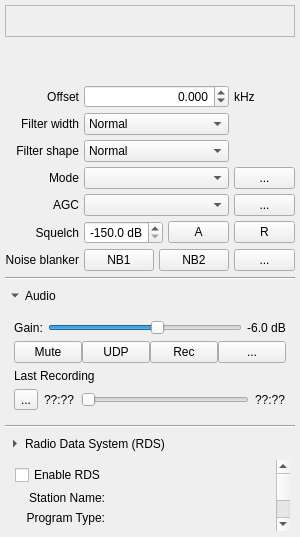
<?xml version="1.0" encoding="UTF-8"?>
<ui version="4.0">
 <class>VfoOpt</class>
 <widget class="QWidget" name="VfoOpt">
  <property name="geometry">
   <rect>
    <x>0</x>
    <y>0</y>
    <width>300</width>
    <height>537</height>
   </rect>
  </property>
  <property name="sizePolicy">
   <sizepolicy hsizetype="Preferred" vsizetype="Fixed">
    <horstretch>0</horstretch>
    <verstretch>0</verstretch>
   </sizepolicy>
  </property>
  <property name="minimumSize">
   <size>
    <width>300</width>
    <height>0</height>
   </size>
  </property>
  <property name="maximumSize">
   <size>
    <width>524287</width>
    <height>524287</height>
   </size>
  </property>
  <property name="windowTitle">
   <string>Receiver Options</string>
  </property>
  <property name="windowIcon">
   <iconset resource="../../resources/icons.qrc">
    <normaloff>:/icons/icons/signal.svg</normaloff>:/icons/icons/signal.svg</iconset>
  </property>
  <layout class="QVBoxLayout" name="verticalLayout">
   <property name="leftMargin">
    <number>5</number>
   </property>
   <property name="topMargin">
    <number>5</number>
   </property>
   <property name="rightMargin">
    <number>5</number>
   </property>
   <property name="bottomMargin">
    <number>5</number>
   </property>
   <item>
    <widget class="QWidget" name="verticalLayout2" native="true">
     <property name="sizePolicy">
      <sizepolicy hsizetype="Preferred" vsizetype="Minimum">
       <horstretch>0</horstretch>
       <verstretch>0</verstretch>
      </sizepolicy>
     </property>
     <property name="minimumSize">
      <size>
       <width>0</width>
       <height>64</height>
      </size>
     </property>
     <layout class="QVBoxLayout" name="verticalLayout_2">
      <property name="spacing">
       <number>0</number>
      </property>
      <property name="leftMargin">
       <number>0</number>
      </property>
      <property name="topMargin">
       <number>0</number>
      </property>
      <property name="rightMargin">
       <number>0</number>
      </property>
      <property name="bottomMargin">
       <number>0</number>
      </property>
      <item>
       <widget class="CFreqCtrl" name="filterFreq">
        <property name="sizePolicy">
         <sizepolicy hsizetype="MinimumExpanding" vsizetype="Fixed">
          <horstretch>0</horstretch>
          <verstretch>0</verstretch>
         </sizepolicy>
        </property>
        <property name="minimumSize">
         <size>
          <width>0</width>
          <height>32</height>
         </size>
        </property>
        <property name="toolTip">
         <string>&lt;html&gt;&lt;head/&gt;&lt;body&gt;&lt;p&gt;Channel filter offset.&lt;br/&gt;
This is an offset from the hardware RF frequency.&lt;/p&gt;&lt;/body&gt;&lt;/html&gt;</string>
        </property>
        <property name="frameShape">
         <enum>QFrame::StyledPanel</enum>
        </property>
        <property name="frameShadow">
         <enum>QFrame::Raised</enum>
        </property>
       </widget>
      </item>
      <item>
       <widget class="CMeter" name="meter">
        <property name="sizePolicy">
         <sizepolicy hsizetype="Preferred" vsizetype="Fixed">
          <horstretch>0</horstretch>
          <verstretch>0</verstretch>
         </sizepolicy>
        </property>
        <property name="minimumSize">
         <size>
          <width>0</width>
          <height>32</height>
         </size>
        </property>
       </widget>
      </item>
     </layout>
    </widget>
   </item>
   <item>
    <layout class="QGridLayout" name="gridLayout">
     <property name="topMargin">
      <number>10</number>
     </property>
     <property name="spacing">
      <number>5</number>
     </property>
     <item row="5" column="2">
      <widget class="QPushButton" name="resetSquelchButton">
       <property name="sizePolicy">
        <sizepolicy hsizetype="Minimum" vsizetype="Fixed">
         <horstretch>0</horstretch>
         <verstretch>0</verstretch>
        </sizepolicy>
       </property>
       <property name="minimumSize">
        <size>
         <width>20</width>
         <height>0</height>
        </size>
       </property>
       <property name="toolTip">
        <string>Reset squelch to its default value</string>
       </property>
       <property name="accessibleName">
        <string>Auto squelch</string>
       </property>
       <property name="text">
        <string>R</string>
       </property>
       <property name="iconSize">
        <size>
         <width>16</width>
         <height>16</height>
        </size>
       </property>
      </widget>
     </item>
     <item row="5" column="1">
      <layout class="QHBoxLayout" name="horizontalLayout_4">
       <item>
        <widget class="QDoubleSpinBox" name="sqlSpinBox">
         <property name="sizePolicy">
          <sizepolicy hsizetype="MinimumExpanding" vsizetype="Fixed">
           <horstretch>0</horstretch>
           <verstretch>0</verstretch>
          </sizepolicy>
         </property>
         <property name="toolTip">
          <string>Squelch level in dB below full scale</string>
         </property>
         <property name="accessibleName">
          <string>Squelch</string>
         </property>
         <property name="alignment">
          <set>Qt::AlignRight|Qt::AlignTrailing|Qt::AlignVCenter</set>
         </property>
         <property name="accelerated">
          <bool>true</bool>
         </property>
         <property name="suffix">
          <string> dB</string>
         </property>
         <property name="decimals">
          <number>1</number>
         </property>
         <property name="minimum">
          <double>-150.000000000000000</double>
         </property>
         <property name="maximum">
          <double>0.000000000000000</double>
         </property>
         <property name="singleStep">
          <double>1.000000000000000</double>
         </property>
         <property name="value">
          <double>-150.000000000000000</double>
         </property>
        </widget>
       </item>
       <item>
        <widget class="QPushButton" name="autoSquelchButton">
         <property name="sizePolicy">
          <sizepolicy hsizetype="Minimum" vsizetype="Fixed">
           <horstretch>0</horstretch>
           <verstretch>0</verstretch>
          </sizepolicy>
         </property>
         <property name="minimumSize">
          <size>
           <width>40</width>
           <height>0</height>
          </size>
         </property>
         <property name="toolTip">
          <string>Set squelch to the current signal or noise level</string>
         </property>
         <property name="accessibleName">
          <string>Auto squelch</string>
         </property>
         <property name="text">
          <string>A</string>
         </property>
         <property name="iconSize">
          <size>
           <width>16</width>
           <height>16</height>
          </size>
         </property>
        </widget>
       </item>
      </layout>
     </item>
     <item row="6" column="2">
      <widget class="QPushButton" name="nbOptButton">
       <property name="sizePolicy">
        <sizepolicy hsizetype="Minimum" vsizetype="Fixed">
         <horstretch>0</horstretch>
         <verstretch>0</verstretch>
        </sizepolicy>
       </property>
       <property name="minimumSize">
        <size>
         <width>20</width>
         <height>0</height>
        </size>
       </property>
       <property name="toolTip">
        <string>Noise blanker options</string>
       </property>
       <property name="whatsThis">
        <string>Noise blanker options</string>
       </property>
       <property name="accessibleName">
        <string>Noise blanker options</string>
       </property>
       <property name="text">
        <string>...</string>
       </property>
      </widget>
     </item>
     <item row="4" column="1">
      <widget class="QComboBox" name="agcPresetCombo">
       <property name="enabled">
        <bool>true</bool>
       </property>
       <property name="sizePolicy">
        <sizepolicy hsizetype="MinimumExpanding" vsizetype="Preferred">
         <horstretch>0</horstretch>
         <verstretch>0</verstretch>
        </sizepolicy>
       </property>
       <property name="toolTip">
        <string>AGC presets</string>
       </property>
       <property name="accessibleName">
        <string>AGC</string>
       </property>
       <property name="currentIndex">
        <number>-1</number>
       </property>
      </widget>
     </item>
     <item row="4" column="2">
      <widget class="QPushButton" name="agcButton">
       <property name="sizePolicy">
        <sizepolicy hsizetype="Minimum" vsizetype="Fixed">
         <horstretch>0</horstretch>
         <verstretch>0</verstretch>
        </sizepolicy>
       </property>
       <property name="minimumSize">
        <size>
         <width>20</width>
         <height>0</height>
        </size>
       </property>
       <property name="toolTip">
        <string>AGC options</string>
       </property>
       <property name="accessibleName">
        <string>AGC options</string>
       </property>
       <property name="text">
        <string>...</string>
       </property>
       <property name="iconSize">
        <size>
         <width>16</width>
         <height>16</height>
        </size>
       </property>
       <property name="checked">
        <bool>false</bool>
       </property>
      </widget>
     </item>
     <item row="1" column="0">
      <widget class="QLabel" name="filterLabel">
       <property name="sizePolicy">
        <sizepolicy hsizetype="Preferred" vsizetype="Preferred">
         <horstretch>0</horstretch>
         <verstretch>0</verstretch>
        </sizepolicy>
       </property>
       <property name="text">
        <string>Filter width</string>
       </property>
       <property name="alignment">
        <set>Qt::AlignRight|Qt::AlignTrailing|Qt::AlignVCenter</set>
       </property>
      </widget>
     </item>
     <item row="1" column="1">
      <widget class="QComboBox" name="filterCombo">
       <property name="enabled">
        <bool>true</bool>
       </property>
       <property name="sizePolicy">
        <sizepolicy hsizetype="MinimumExpanding" vsizetype="Fixed">
         <horstretch>0</horstretch>
         <verstretch>0</verstretch>
        </sizepolicy>
       </property>
       <property name="toolTip">
        <string>Apply mode dependent filter preset</string>
       </property>
       <property name="accessibleName">
        <string>Filter width</string>
       </property>
       <property name="currentIndex">
        <number>1</number>
       </property>
       <item>
        <property name="text">
         <string>Wide</string>
        </property>
       </item>
       <item>
        <property name="text">
         <string>Normal</string>
        </property>
       </item>
       <item>
        <property name="text">
         <string>Narrow</string>
        </property>
       </item>
       <item>
        <property name="text">
         <string>User</string>
        </property>
       </item>
      </widget>
     </item>
     <item row="5" column="0">
      <widget class="QLabel" name="sqlLabel">
       <property name="sizePolicy">
        <sizepolicy hsizetype="Preferred" vsizetype="Preferred">
         <horstretch>0</horstretch>
         <verstretch>0</verstretch>
        </sizepolicy>
       </property>
       <property name="toolTip">
        <string>Squelch level in dB below full scale</string>
       </property>
       <property name="text">
        <string>Squelch</string>
       </property>
       <property name="alignment">
        <set>Qt::AlignRight|Qt::AlignTrailing|Qt::AlignVCenter</set>
       </property>
      </widget>
     </item>
     <item row="2" column="1">
      <widget class="QComboBox" name="filterShapeCombo">
       <property name="sizePolicy">
        <sizepolicy hsizetype="MinimumExpanding" vsizetype="Fixed">
         <horstretch>0</horstretch>
         <verstretch>0</verstretch>
        </sizepolicy>
       </property>
       <property name="toolTip">
        <string>Select the filter shape</string>
       </property>
       <property name="accessibleName">
        <string>Filter shape</string>
       </property>
       <property name="currentIndex">
        <number>1</number>
       </property>
       <item>
        <property name="text">
         <string>Soft</string>
        </property>
       </item>
       <item>
        <property name="text">
         <string>Normal</string>
        </property>
       </item>
       <item>
        <property name="text">
         <string>Sharp</string>
        </property>
       </item>
      </widget>
     </item>
     <item row="3" column="2">
      <widget class="QPushButton" name="modeButton">
       <property name="sizePolicy">
        <sizepolicy hsizetype="Minimum" vsizetype="Fixed">
         <horstretch>0</horstretch>
         <verstretch>0</verstretch>
        </sizepolicy>
       </property>
       <property name="minimumSize">
        <size>
         <width>20</width>
         <height>0</height>
        </size>
       </property>
       <property name="toolTip">
        <string>Demodulator options</string>
       </property>
       <property name="accessibleName">
        <string>Mode options</string>
       </property>
       <property name="text">
        <string>...</string>
       </property>
       <property name="iconSize">
        <size>
         <width>16</width>
         <height>16</height>
        </size>
       </property>
       <property name="checked">
        <bool>false</bool>
       </property>
      </widget>
     </item>
     <item row="0" column="1">
      <widget class="QDoubleSpinBox" name="freqSpinBox">
       <property name="toolTip">
        <string>Receiver frequency</string>
       </property>
       <property name="accessibleName">
        <string>Frequency</string>
       </property>
       <property name="alignment">
        <set>Qt::AlignRight|Qt::AlignTrailing|Qt::AlignVCenter</set>
       </property>
       <property name="decimals">
        <number>3</number>
       </property>
       <property name="minimum">
        <double>-999999.000000000000000</double>
       </property>
       <property name="maximum">
        <double>999999.000000000000000</double>
       </property>
       <property name="value">
        <double>0.000000000000000</double>
       </property>
      </widget>
     </item>
     <item row="3" column="0">
      <widget class="QLabel" name="demodLabel">
       <property name="sizePolicy">
        <sizepolicy hsizetype="Preferred" vsizetype="Preferred">
         <horstretch>0</horstretch>
         <verstretch>0</verstretch>
        </sizepolicy>
       </property>
       <property name="text">
        <string>Mode</string>
       </property>
       <property name="alignment">
        <set>Qt::AlignRight|Qt::AlignTrailing|Qt::AlignVCenter</set>
       </property>
       <property name="margin">
        <number>0</number>
       </property>
       <property name="indent">
        <number>-1</number>
       </property>
      </widget>
     </item>
     <item row="0" column="2">
      <widget class="QLabel" name="label_3">
       <property name="text">
        <string>kHz</string>
       </property>
      </widget>
     </item>
     <item row="2" column="0">
      <widget class="QLabel" name="filterShapeLabel">
       <property name="sizePolicy">
        <sizepolicy hsizetype="Preferred" vsizetype="Preferred">
         <horstretch>0</horstretch>
         <verstretch>0</verstretch>
        </sizepolicy>
       </property>
       <property name="text">
        <string>Filter shape</string>
       </property>
       <property name="alignment">
        <set>Qt::AlignRight|Qt::AlignTrailing|Qt::AlignVCenter</set>
       </property>
      </widget>
     </item>
     <item row="6" column="1">
      <layout class="QHBoxLayout" name="horizontalLayout">
       <property name="spacing">
        <number>5</number>
       </property>
       <item>
        <widget class="QPushButton" name="nb1Button">
         <property name="enabled">
          <bool>true</bool>
         </property>
         <property name="sizePolicy">
          <sizepolicy hsizetype="MinimumExpanding" vsizetype="Preferred">
           <horstretch>0</horstretch>
           <verstretch>0</verstretch>
          </sizepolicy>
         </property>
         <property name="minimumSize">
          <size>
           <width>40</width>
           <height>0</height>
          </size>
         </property>
         <property name="toolTip">
          <string>Noise blanker for static type noise</string>
         </property>
         <property name="whatsThis">
          <string/>
         </property>
         <property name="accessibleName">
          <string>Noise blanker 1</string>
         </property>
         <property name="text">
          <string>NB1</string>
         </property>
         <property name="checkable">
          <bool>true</bool>
         </property>
        </widget>
       </item>
       <item>
        <widget class="QPushButton" name="nb2Button">
         <property name="enabled">
          <bool>true</bool>
         </property>
         <property name="sizePolicy">
          <sizepolicy hsizetype="MinimumExpanding" vsizetype="Preferred">
           <horstretch>0</horstretch>
           <verstretch>0</verstretch>
          </sizepolicy>
         </property>
         <property name="minimumSize">
          <size>
           <width>40</width>
           <height>0</height>
          </size>
         </property>
         <property name="toolTip">
          <string>Noise blanker for pulse type noise</string>
         </property>
         <property name="whatsThis">
          <string/>
         </property>
         <property name="accessibleName">
          <string>Noise blanker 2</string>
         </property>
         <property name="text">
          <string>NB2</string>
         </property>
         <property name="checkable">
          <bool>true</bool>
         </property>
        </widget>
       </item>
      </layout>
     </item>
     <item row="4" column="0">
      <widget class="QLabel" name="agcLabel">
       <property name="sizePolicy">
        <sizepolicy hsizetype="Preferred" vsizetype="Preferred">
         <horstretch>0</horstretch>
         <verstretch>0</verstretch>
        </sizepolicy>
       </property>
       <property name="text">
        <string>AGC</string>
       </property>
       <property name="alignment">
        <set>Qt::AlignRight|Qt::AlignTrailing|Qt::AlignVCenter</set>
       </property>
      </widget>
     </item>
     <item row="3" column="1">
      <widget class="QComboBox" name="modeSelector">
       <property name="sizePolicy">
        <sizepolicy hsizetype="MinimumExpanding" vsizetype="Preferred">
         <horstretch>0</horstretch>
         <verstretch>0</verstretch>
        </sizepolicy>
       </property>
       <property name="toolTip">
        <string>Demodulator type (mode)</string>
       </property>
       <property name="statusTip">
        <string>Demodulator type (mode)</string>
       </property>
       <property name="accessibleName">
        <string>Mode</string>
       </property>
       <property name="currentIndex">
        <number>-1</number>
       </property>
       <property name="maxVisibleItems">
        <number>30</number>
       </property>
      </widget>
     </item>
     <item row="6" column="0">
      <widget class="QLabel" name="label">
       <property name="sizePolicy">
        <sizepolicy hsizetype="Preferred" vsizetype="Preferred">
         <horstretch>0</horstretch>
         <verstretch>0</verstretch>
        </sizepolicy>
       </property>
       <property name="toolTip">
        <string>Noise blanker settings</string>
       </property>
       <property name="text">
        <string>Noise blanker</string>
       </property>
       <property name="alignment">
        <set>Qt::AlignRight|Qt::AlignTrailing|Qt::AlignVCenter</set>
       </property>
      </widget>
     </item>
     <item row="0" column="0">
      <widget class="QLabel" name="label_2">
       <property name="text">
        <string>Offset</string>
       </property>
       <property name="alignment">
        <set>Qt::AlignRight|Qt::AlignTrailing|Qt::AlignVCenter</set>
       </property>
      </widget>
     </item>
    </layout>
   </item>
   <item>
    <widget class="Line" name="line">
     <property name="orientation">
      <enum>Qt::Horizontal</enum>
     </property>
    </widget>
   </item>
   <item>
    <widget class="QToolButton" name="expandAudioButton">
     <property name="sizePolicy">
      <sizepolicy hsizetype="Expanding" vsizetype="Fixed">
       <horstretch>0</horstretch>
       <verstretch>0</verstretch>
      </sizepolicy>
     </property>
     <property name="styleSheet">
      <string notr="true">border: none</string>
     </property>
     <property name="text">
      <string>Audio</string>
     </property>
     <property name="checkable">
      <bool>true</bool>
     </property>
     <property name="checked">
      <bool>true</bool>
     </property>
     <property name="toolButtonStyle">
      <enum>Qt::ToolButtonTextBesideIcon</enum>
     </property>
     <property name="arrowType">
      <enum>Qt::DownArrow</enum>
     </property>
    </widget>
   </item>
   <item>
    <widget class="QWidget" name="audioSection" native="true">
     <layout class="QVBoxLayout" name="audioLayout">
      <item>
       <layout class="QHBoxLayout" name="horizontalLayout3">
        <property name="spacing">
         <number>5</number>
        </property>
        <item>
         <widget class="QLabel" name="audioGainLabel">
          <property name="sizePolicy">
           <sizepolicy hsizetype="Preferred" vsizetype="Preferred">
            <horstretch>0</horstretch>
            <verstretch>0</verstretch>
           </sizepolicy>
          </property>
          <property name="text">
           <string>Gain:</string>
          </property>
          <property name="alignment">
           <set>Qt::AlignCenter</set>
          </property>
         </widget>
        </item>
        <item>
         <widget class="QSlider" name="audioGainSlider">
          <property name="sizePolicy">
           <sizepolicy hsizetype="MinimumExpanding" vsizetype="Preferred">
            <horstretch>0</horstretch>
            <verstretch>0</verstretch>
           </sizepolicy>
          </property>
          <property name="minimumSize">
           <size>
            <width>0</width>
            <height>0</height>
           </size>
          </property>
          <property name="toolTip">
           <string>Audio gain</string>
          </property>
          <property name="statusTip">
           <string>Audio gain</string>
          </property>
          <property name="minimum">
           <number>-800</number>
          </property>
          <property name="maximum">
           <number>500</number>
          </property>
          <property name="value">
           <number>-60</number>
          </property>
          <property name="orientation">
           <enum>Qt::Horizontal</enum>
          </property>
         </widget>
        </item>
        <item>
         <widget class="QLabel" name="audioGainDbLabel">
          <property name="sizePolicy">
           <sizepolicy hsizetype="Preferred" vsizetype="Preferred">
            <horstretch>0</horstretch>
            <verstretch>0</verstretch>
           </sizepolicy>
          </property>
          <property name="text">
           <string>-6.0 dB</string>
          </property>
          <property name="alignment">
           <set>Qt::AlignCenter</set>
          </property>
          <property name="margin">
           <number>0</number>
          </property>
          <property name="indent">
           <number>1</number>
          </property>
         </widget>
        </item>
       </layout>
      </item>
      <item>
       <layout class="QHBoxLayout" name="horizontalLayout_2">
        <property name="spacing">
         <number>0</number>
        </property>
        <item>
         <widget class="QPushButton" name="audioMuteButton">
          <property name="sizePolicy">
           <sizepolicy hsizetype="Minimum" vsizetype="Fixed">
            <horstretch>0</horstretch>
            <verstretch>0</verstretch>
           </sizepolicy>
          </property>
          <property name="minimumSize">
           <size>
            <width>40</width>
            <height>0</height>
           </size>
          </property>
          <property name="toolTip">
           <string>Mute audio output</string>
          </property>
          <property name="statusTip">
           <string>Mute audio output</string>
          </property>
          <property name="text">
           <string>Mute</string>
          </property>
          <property name="checkable">
           <bool>true</bool>
          </property>
         </widget>
        </item>
        <item>
         <widget class="QPushButton" name="audioStreamButton">
          <property name="sizePolicy">
           <sizepolicy hsizetype="Minimum" vsizetype="Fixed">
            <horstretch>0</horstretch>
            <verstretch>0</verstretch>
           </sizepolicy>
          </property>
          <property name="minimumSize">
           <size>
            <width>40</width>
            <height>0</height>
           </size>
          </property>
          <property name="toolTip">
           <string>Stream raw audio over UDP</string>
          </property>
          <property name="statusTip">
           <string>Stream raw audio over UDP</string>
          </property>
          <property name="text">
           <string>UDP</string>
          </property>
          <property name="checkable">
           <bool>true</bool>
          </property>
         </widget>
        </item>
        <item>
         <widget class="QPushButton" name="audioRecButton">
          <property name="sizePolicy">
           <sizepolicy hsizetype="Minimum" vsizetype="Fixed">
            <horstretch>0</horstretch>
            <verstretch>0</verstretch>
           </sizepolicy>
          </property>
          <property name="minimumSize">
           <size>
            <width>40</width>
            <height>0</height>
           </size>
          </property>
          <property name="toolTip">
           <string>Record audio</string>
          </property>
          <property name="statusTip">
           <string>Record audio</string>
          </property>
          <property name="text">
           <string>Rec</string>
          </property>
          <property name="iconSize">
           <size>
            <width>16</width>
            <height>16</height>
           </size>
          </property>
          <property name="checkable">
           <bool>true</bool>
          </property>
         </widget>
        </item>
        <item>
         <widget class="QPushButton" name="audioConfButton">
          <property name="enabled">
           <bool>true</bool>
          </property>
          <property name="sizePolicy">
           <sizepolicy hsizetype="Minimum" vsizetype="Fixed">
            <horstretch>0</horstretch>
            <verstretch>0</verstretch>
           </sizepolicy>
          </property>
          <property name="minimumSize">
           <size>
            <width>40</width>
            <height>0</height>
           </size>
          </property>
          <property name="toolTip">
           <string>Audio settings</string>
          </property>
          <property name="statusTip">
           <string>Audio settings</string>
          </property>
          <property name="text">
           <string>...</string>
          </property>
          <property name="iconSize">
           <size>
            <width>16</width>
            <height>16</height>
           </size>
          </property>
         </widget>
        </item>
       </layout>
      </item>
      <item>
       <widget class="QLabel" name="label_4">
        <property name="text">
         <string>Last Recording</string>
        </property>
       </widget>
      </item>
      <item>
       <layout class="QHBoxLayout" name="horizontalLayout_3">
        <item>
         <widget class="QToolButton" name="audioPlayButton">
          <property name="text">
           <string>...</string>
          </property>
          <property name="icon">
           <iconset resource="../../resources/icons.qrc">
            <normaloff>:/icons/icons/play.svg</normaloff>:/icons/icons/play.svg</iconset>
          </property>
          <property name="checkable">
           <bool>true</bool>
          </property>
         </widget>
        </item>
        <item>
         <widget class="QLabel" name="audioElapsedLabel">
          <property name="text">
           <string>??:??</string>
          </property>
         </widget>
        </item>
        <item>
         <widget class="QSlider" name="audioPosSlider">
          <property name="orientation">
           <enum>Qt::Horizontal</enum>
          </property>
         </widget>
        </item>
        <item>
         <widget class="QLabel" name="audioDurationLabel">
          <property name="text">
           <string>??:??</string>
          </property>
         </widget>
        </item>
       </layout>
      </item>
     </layout>
    </widget>
   </item>
   <item>
    <widget class="Line" name="line_2">
     <property name="orientation">
      <enum>Qt::Horizontal</enum>
     </property>
    </widget>
   </item>
   <item>
    <widget class="QToolButton" name="expandRdsButton">
     <property name="sizePolicy">
      <sizepolicy hsizetype="Expanding" vsizetype="Fixed">
       <horstretch>0</horstretch>
       <verstretch>0</verstretch>
      </sizepolicy>
     </property>
     <property name="styleSheet">
      <string notr="true">border: none</string>
     </property>
     <property name="text">
      <string>Radio Data System (RDS)</string>
     </property>
     <property name="checkable">
      <bool>true</bool>
     </property>
     <property name="toolButtonStyle">
      <enum>Qt::ToolButtonTextBesideIcon</enum>
     </property>
     <property name="arrowType">
      <enum>Qt::RightArrow</enum>
     </property>
    </widget>
   </item>
   <item>
    <widget class="QWidget" name="rdsSection" native="true">
     <layout class="QVBoxLayout" name="verticalLayout5">
      <property name="spacing">
       <number>5</number>
      </property>
      <property name="leftMargin">
       <number>5</number>
      </property>
      <property name="topMargin">
       <number>1</number>
      </property>
      <property name="rightMargin">
       <number>5</number>
      </property>
      <property name="bottomMargin">
       <number>1</number>
      </property>
      <item>
       <widget class="QScrollArea" name="scrollArea">
        <property name="frameShape">
         <enum>QFrame::NoFrame</enum>
        </property>
        <property name="frameShadow">
         <enum>QFrame::Sunken</enum>
        </property>
        <property name="widgetResizable">
         <bool>true</bool>
        </property>
        <widget class="QWidget" name="scrollAreaWidgetContents">
         <property name="geometry">
          <rect>
           <x>0</x>
           <y>0</y>
           <width>266</width>
           <height>170</height>
          </rect>
         </property>
         <layout class="QFormLayout" name="formLayout">
          <property name="fieldGrowthPolicy">
           <enum>QFormLayout::ExpandingFieldsGrow</enum>
          </property>
          <property name="labelAlignment">
           <set>Qt::AlignRight|Qt::AlignTrailing|Qt::AlignVCenter</set>
          </property>
          <property name="leftMargin">
           <number>5</number>
          </property>
          <property name="topMargin">
           <number>5</number>
          </property>
          <property name="rightMargin">
           <number>5</number>
          </property>
          <property name="bottomMargin">
           <number>5</number>
          </property>
          <item row="1" column="0">
           <widget class="QLabel" name="label5">
            <property name="text">
             <string>Station Name:</string>
            </property>
            <property name="alignment">
             <set>Qt::AlignRight|Qt::AlignTrailing|Qt::AlignVCenter</set>
            </property>
           </widget>
          </item>
          <item row="1" column="1">
           <widget class="QLabel" name="station_name">
            <property name="sizePolicy">
             <sizepolicy hsizetype="Preferred" vsizetype="Preferred">
              <horstretch>0</horstretch>
              <verstretch>0</verstretch>
             </sizepolicy>
            </property>
            <property name="minimumSize">
             <size>
              <width>0</width>
              <height>0</height>
             </size>
            </property>
            <property name="text">
             <string/>
            </property>
           </widget>
          </item>
          <item row="2" column="0">
           <widget class="QLabel" name="label_6">
            <property name="text">
             <string>Program Type:</string>
            </property>
            <property name="alignment">
             <set>Qt::AlignRight|Qt::AlignTrailing|Qt::AlignVCenter</set>
            </property>
           </widget>
          </item>
          <item row="2" column="1">
           <widget class="QLabel" name="program_type">
            <property name="sizePolicy">
             <sizepolicy hsizetype="Preferred" vsizetype="Preferred">
              <horstretch>0</horstretch>
              <verstretch>0</verstretch>
             </sizepolicy>
            </property>
            <property name="minimumSize">
             <size>
              <width>0</width>
              <height>0</height>
             </size>
            </property>
            <property name="text">
             <string/>
            </property>
           </widget>
          </item>
          <item row="3" column="0">
           <widget class="QLabel" name="label_9">
            <property name="text">
             <string>Program ID:</string>
            </property>
            <property name="alignment">
             <set>Qt::AlignRight|Qt::AlignTrailing|Qt::AlignVCenter</set>
            </property>
           </widget>
          </item>
          <item row="3" column="1">
           <widget class="QLabel" name="program_information">
            <property name="sizePolicy">
             <sizepolicy hsizetype="Preferred" vsizetype="Preferred">
              <horstretch>0</horstretch>
              <verstretch>0</verstretch>
             </sizepolicy>
            </property>
            <property name="minimumSize">
             <size>
              <width>0</width>
              <height>0</height>
             </size>
            </property>
            <property name="text">
             <string/>
            </property>
           </widget>
          </item>
          <item row="4" column="0">
           <widget class="QLabel" name="label_5">
            <property name="sizePolicy">
             <sizepolicy hsizetype="Preferred" vsizetype="Preferred">
              <horstretch>0</horstretch>
              <verstretch>0</verstretch>
             </sizepolicy>
            </property>
            <property name="text">
             <string>Radio Text:</string>
            </property>
            <property name="alignment">
             <set>Qt::AlignRight|Qt::AlignTrailing|Qt::AlignVCenter</set>
            </property>
           </widget>
          </item>
          <item row="4" column="1">
           <widget class="QLabel" name="radiotext">
            <property name="sizePolicy">
             <sizepolicy hsizetype="Preferred" vsizetype="Preferred">
              <horstretch>0</horstretch>
              <verstretch>0</verstretch>
             </sizepolicy>
            </property>
            <property name="minimumSize">
             <size>
              <width>0</width>
              <height>0</height>
             </size>
            </property>
            <property name="text">
             <string/>
            </property>
           </widget>
          </item>
          <item row="5" column="0">
           <widget class="QLabel" name="label_8">
            <property name="text">
             <string>Clock Time:</string>
            </property>
            <property name="alignment">
             <set>Qt::AlignRight|Qt::AlignTrailing|Qt::AlignVCenter</set>
            </property>
           </widget>
          </item>
          <item row="5" column="1">
           <widget class="QLabel" name="clocktime">
            <property name="sizePolicy">
             <sizepolicy hsizetype="Preferred" vsizetype="Preferred">
              <horstretch>0</horstretch>
              <verstretch>0</verstretch>
             </sizepolicy>
            </property>
            <property name="maximumSize">
             <size>
              <width>16777215</width>
              <height>16777215</height>
             </size>
            </property>
            <property name="text">
             <string/>
            </property>
           </widget>
          </item>
          <item row="6" column="0">
           <widget class="QLabel" name="label_7">
            <property name="text">
             <string>Alt. Frequencies:</string>
            </property>
            <property name="alignment">
             <set>Qt::AlignRight|Qt::AlignTrailing|Qt::AlignVCenter</set>
            </property>
           </widget>
          </item>
          <item row="6" column="1">
           <widget class="QLabel" name="alt_freq">
            <property name="sizePolicy">
             <sizepolicy hsizetype="Preferred" vsizetype="Preferred">
              <horstretch>0</horstretch>
              <verstretch>0</verstretch>
             </sizepolicy>
            </property>
            <property name="maximumSize">
             <size>
              <width>16777215</width>
              <height>16777215</height>
             </size>
            </property>
            <property name="text">
             <string/>
            </property>
           </widget>
          </item>
          <item row="7" column="0">
           <widget class="QLabel" name="label_10">
            <property name="text">
             <string>Flags:</string>
            </property>
            <property name="alignment">
             <set>Qt::AlignRight|Qt::AlignTrailing|Qt::AlignVCenter</set>
            </property>
           </widget>
          </item>
          <item row="7" column="1">
           <widget class="QLabel" name="flags">
            <property name="sizePolicy">
             <sizepolicy hsizetype="Preferred" vsizetype="Preferred">
              <horstretch>0</horstretch>
              <verstretch>0</verstretch>
             </sizepolicy>
            </property>
            <property name="maximumSize">
             <size>
              <width>16777215</width>
              <height>16777215</height>
             </size>
            </property>
            <property name="text">
             <string/>
            </property>
           </widget>
          </item>
          <item row="0" column="0" colspan="2">
           <widget class="QCheckBox" name="rdsCheckbox">
            <property name="sizePolicy">
             <sizepolicy hsizetype="Preferred" vsizetype="Preferred">
              <horstretch>0</horstretch>
              <verstretch>0</verstretch>
             </sizepolicy>
            </property>
            <property name="mouseTracking">
             <bool>true</bool>
            </property>
            <property name="focusPolicy">
             <enum>Qt::StrongFocus</enum>
            </property>
            <property name="toolTip">
             <string>Enable or disable decoding of RDS data</string>
            </property>
            <property name="text">
             <string>Enable RDS</string>
            </property>
           </widget>
          </item>
         </layout>
        </widget>
       </widget>
      </item>
     </layout>
    </widget>
   </item>
  </layout>
 </widget>
 <customwidgets>
  <customwidget>
   <class>CFreqCtrl</class>
   <extends>QFrame</extends>
   <header>qtclient/freqctrl.h</header>
   <container>1</container>
  </customwidget>
  <customwidget>
   <class>CMeter</class>
   <extends>QFrame</extends>
   <header>qtclient/meter.h</header>
   <container>1</container>
  </customwidget>
 </customwidgets>
 <tabstops>
  <tabstop>freqSpinBox</tabstop>
  <tabstop>filterCombo</tabstop>
  <tabstop>filterShapeCombo</tabstop>
  <tabstop>modeSelector</tabstop>
  <tabstop>modeButton</tabstop>
  <tabstop>agcPresetCombo</tabstop>
  <tabstop>agcButton</tabstop>
  <tabstop>sqlSpinBox</tabstop>
  <tabstop>autoSquelchButton</tabstop>
  <tabstop>resetSquelchButton</tabstop>
  <tabstop>nb1Button</tabstop>
  <tabstop>nb2Button</tabstop>
  <tabstop>nbOptButton</tabstop>
 </tabstops>
 <resources>
  <include location="../../resources/icons.qrc"/>
 </resources>
 <connections/>
</ui>
